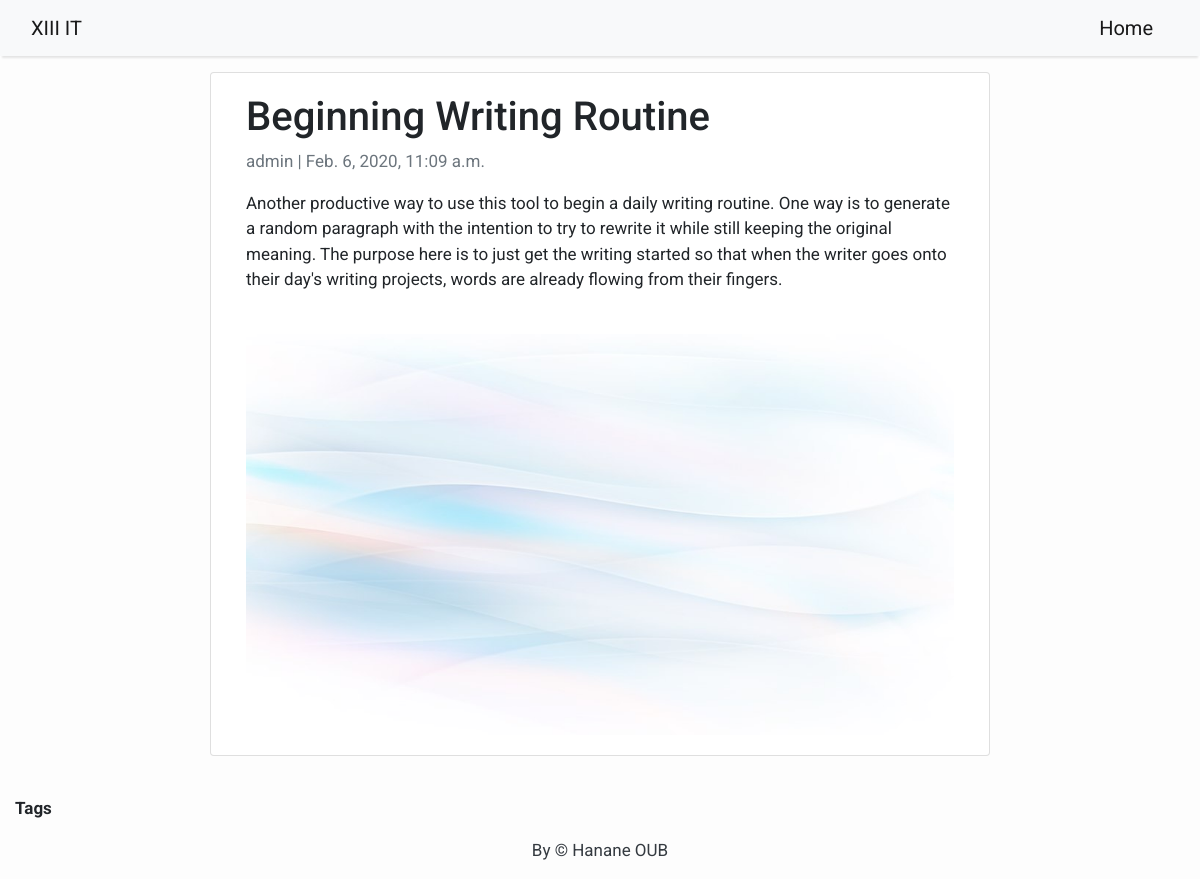
Page /beginning-writing-routine/ on the committed database.
### blog/models.py (models this page shows, shortened)
class Post(models.Model):
    title = models.CharField(max_length=200, unique=True)
    slug = models.SlugField(max_length=200, unique=True)
    author = models.ForeignKey(User, on_delete= models.CASCADE,related_name='blog_posts')
    updated_on = models.DateTimeField(auto_now= True)
    content = models.TextField()
    created_on = models.DateTimeField(auto_now_add=True)
    status = models.IntegerField(choices=STATUS, default=0)
    model_pic = models.ImageField(upload_to = 'images/')
    tags = TaggableManager()
    class Meta:
        ordering = ['-created_on']

### blog/views.py (the view)
# urls.py: path('<slug:slug>/', views.PostDetail.as_view(), name='post_detail'),
class PostDetail(generic.DetailView):
    model = Post
    template_name = 'post_detail.html'

### blog/templates/post_detail.html (shortened to what this page needs)
{% extends 'base.html' %} {% block content %}
<div class="container-fluid mx-auto">
  <div class="row  mx-auto">
    <div class="col-md-8 card mb-4  mt-3  mx-auto">
      <div class="card-body  mx-auto">
        <h1>{% block title %} {{ object.title }} {% endblock title %}</h1>
        <p class=" text-muted">{{ post.author }} | {{ post.created_on }}</p>
        <p class="card-text ">{{ object.content | safe }}</p>
        <img src="{{ post.model_pic.url}}" class="img-fluid" alt="Responsive image">
      </div>
    </div>
  </div>
</div>
{% endblock content %}

### blog/templates/base.html (style rules this page uses)
body { font-family: "Roboto", sans-serif; font-size: 17px; background-color: #fdfdfd; }

### rows in the picture
Post: title "Beginning Writing Routine", author "admin", created_on "Feb. 6, 2020, 11:09 a.m.", content "Another productive way to use this tool to begin a daily writing routine. One way is to generate a random paragraph with the intention to try to rewrite it while still keeping the original meaning. The purpose here is to just get the writing started so that when the writer goes onto their day's writing projects, words are already flowing from their fingers.", model_pic (picture)
